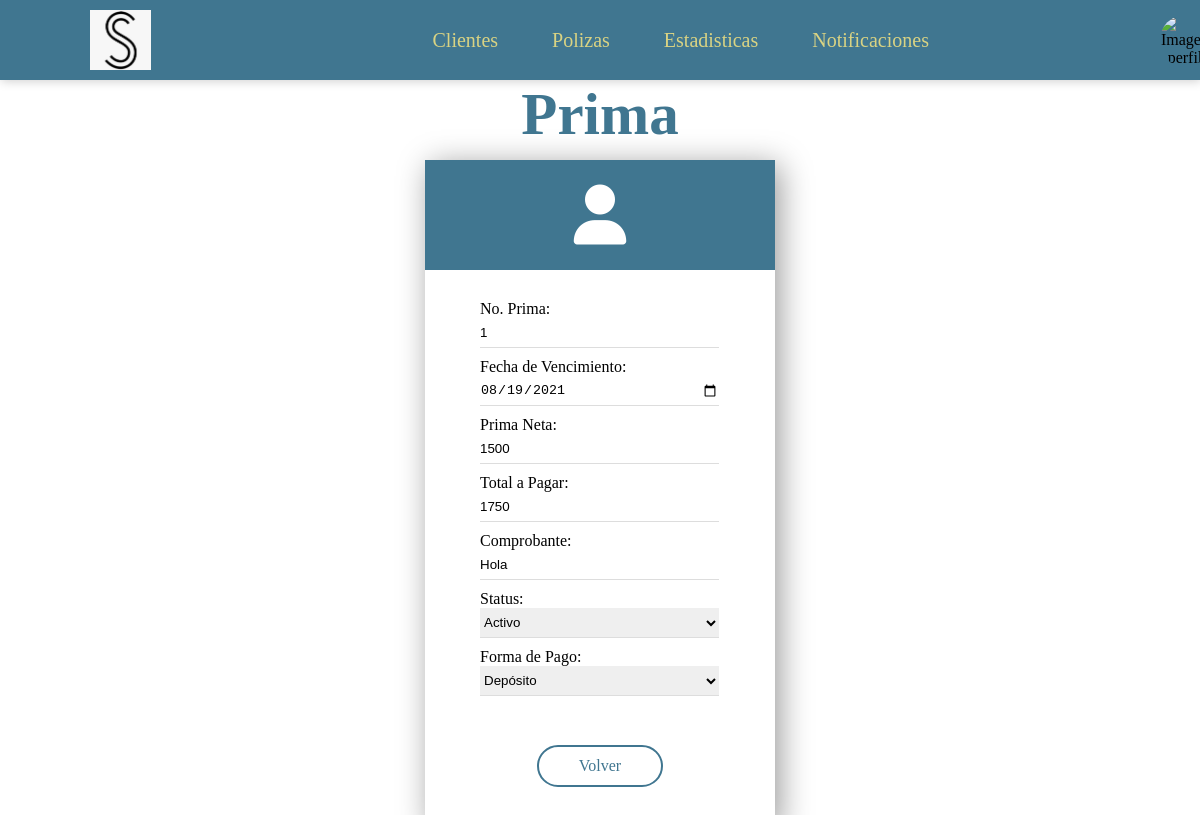
The app's page /clientes/polizas/primas/8 with its own data.
### Clientes/models.py (models this page shows, shortened)
class Prima (models.Model):
    no_prima = models.CharField(max_length=30)
    fecha_vencimiento = models.DateField()
    prima_neta = models.CharField(max_length=30)
    comision_agente = models.CharField(max_length=30)
    total_pagar = models.CharField(max_length=30)
    ruta_comprobante = models.CharField(max_length=30, default="Hola")
    poliza = models.ForeignKey(Poliza, on_delete=models.CASCADE)
    status = models.ForeignKey(Status, on_delete=models.CASCADE)
    tipo_pago = models.ForeignKey(TiposPago, on_delete=models.CASCADE)

### Clientes/views.py (the view)
# urls.py: path('polizas/primas/<int:id_prima>',views.detallePrima,name='detalle_prima'),
def detallePrima(request, id_prima):
    prima = Prima.objects.get(id = id_prima)
    form = PrimaForm(request.POST or None, instance=prima)
    context = {
        'form':form,
    }
    return render(request, 'vista_prima.html', context)

### Clientes/forms.py
class PrimaForm(forms.ModelForm):
    class Meta:
        model = Prima
        fields = ['no_prima', 'fecha_vencimiento','prima_neta','total_pagar','ruta_comprobante','status','tipo_pago']
        labels = {'no_prima':'No. Prima', 'fecha_vencimiento':'Fecha de Vencimiento','prima_neta':'Prima Neta','total_pagar':'Total a Pagar','ruta_comprobante':'Comprobante','status':'Status','tipo_pago':'Forma de Pago'}
        widgets = { 'no_prima' : forms.TextInput(attrs={'class' : 'box'}),
                    'fecha_vencimiento' : forms.TextInput(attrs={'class' : 'box' ,'type':'date'}),
                    'prima_neta' : forms.TextInput(attrs={'class' : 'box'}),
                    'total_pagar' : forms.TextInput(attrs={'class' : 'box'}),
                    'ruta_comprobante' : forms.TextInput(attrs={'class' : 'box'}),
                    'status' : forms.Select(attrs={'class' : 'box'} , choices=Status.objects.all()),
                    'tipo_pago' : forms.Select(attrs={'class' : 'box'} , choices=TiposPago.objects.all()),
                    }

### Clientes/models.py (called while the page is built)
    def __str__(self):
        return self.nombre

    def __str__(self):
        return self.nombre

### Clientes/templates/vista_prima.html (shortened to what this page needs)
{%extends "header.html"%}
{% block content %}
<div class="title-general">
	<h1>Prima</h1>
</div>
<section class="aling-general">
		<div class="container">
			<div class="content1">
				<i class="fas fa-user"></i>
			</div>
			<div class="content4">
				{{form}}
			</div>
			<div class="content3">
				<div class="b-g">
					<a href="{% url 'Clientes:polizas' %}">Volver</a>
				</div>
			</div>
		</div>
</section>
{% endblock %}

### Clientes/static/css2.css (style rules this page uses)
* { margin: 0; padding: 0; box-sizing: border-box; }
.b-g { width: 100%; height: 30px; display: flex; justify-content: center; align-items: center; margin: 15px 0; }
.b-g a, .b-g button { color: #407690; text-decoration: none; border: 2px solid #407690; padding: 10px 40px; border-radius: 50px; cursor: pointer; transition: .5s ease-in-out; }
.container { width: 350px; margin: 80px; display: flex; justify-content: center; align-items: center; flex-direction: column; box-shadow: 5px 5px 30px rgba(0,0,0,.4); }
.container .content1 i, .container2 .content1 i { width: 200px; margin: 5px; font-size: 60px; text-align: center; color: #FFF; transition: 1s ease-in-out; }
.container .box, .container2 .box { width: 90%; height: 30px; margin-bottom: 10px; border: none; border-bottom: 1px solid #DDD; transition: .5s ease-in-out; }
.content1 { width: 100%; text-align: center; background: #407690; padding: 20px; }
.content3 { width: 100%; text-align: center; padding: 30px 0; }
.content4 { width: 100%; padding: 30px 30px 0 55px; }
.aling-general { width: 100%; height: 100%; display: flex; align-items: center; justify-content: center; margin: auto; }
.title-general { width: 100%; position: absolute; display: flex; justify-content: center; align-items: flex-start; }
.title-general h1 { font-size: 59px; color: #407690; }

### records on screen
Prima: no_prima "1", fecha_vencimiento "08/19/2021", prima_neta "1500", total_pagar "1750", ruta_comprobante "Hola", status "Activo", tipo_pago "Depósito"
